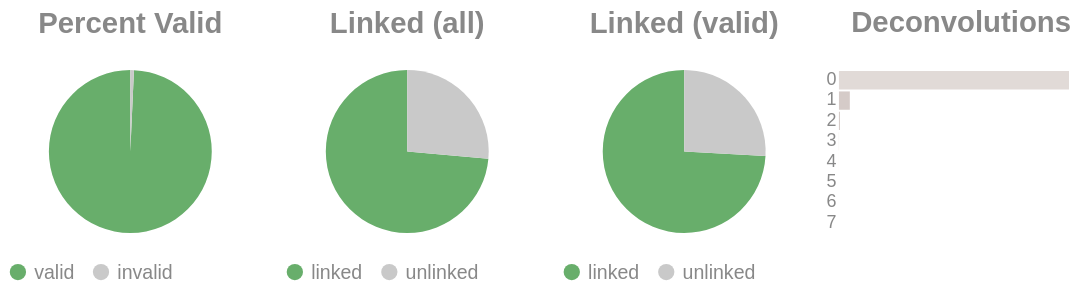

The code cell stored with this chart in its notebook:
### Code cell
if SKIPLR:
    pass
else:
    clash = Counter()
    for i in valids['molecule'].to_list():
        _mol = i.split("-")
        if len(_mol) == 1:
            clash.update('0')
        else:
            clash.update(_mol[-1])

    _d = {"deconvolutions": [], 'count': []}
    for k,v in clash.items():
        _d['deconvolutions'].append(k)
        _d['count'].append(v)

    tot_valid = valids['reads'].sum()
    mask = valids['reads'] >= 2
    n_linked_reads = valids.filter(mask)['reads'].sum()
    if n_linked_reads == 0:
        print_html("No linked molecules (>=2 reads) were detected; skipping linked-only distributions.")
        SKIPLR = True
    else:
        perc_valid = round(tot_valid / n_reads, 4)
        linked_perc_abs = round(n_linked_reads / n_reads, 4)
        linked_perc = round(n_linked_reads / tot_valid, 4)

    _valid = pl.DataFrame({"valids": ['valid', 'invalid'], "count": [tot_valid, n_reads - tot_valid]})
    _linked_abs = pl.DataFrame({"linked (absolute)": ['linked', 'unlinked'], "count": [n_linked_reads, n_reads - n_linked_reads]})
    _linked_rel = pl.DataFrame({"linked (valids)": ['linked', 'unlinked'], "count": [n_linked_reads, tot_valid - n_linked_reads]})

    (
        alt.hconcat(
            piechart(_valid, goodval = 'valid', title = "Percent Valid"),
            piechart(_linked_abs, goodval = "linked", title =  "Linked (all)"),
            piechart(_linked_rel, goodval = "linked", title =  "Linked (valid)"),
            convolutionbar(pl.DataFrame(_d), title = "Deconvolutions"),
            center = True,
            bounds = 'flush'
        )
        .resolve_scale(color='independent')
        .resolve_legend('independent')
        .properties(usermeta={'embedOptions': {"actions": False}})
    ).display()

### Figure 1 — Vega-Lite specification as saved in the notebook (floating-point values rounded to 4 significant figures)
{"width": "container", "height": 400, "config": {"title": {"anchor": "start", "dy": -15, "fontSize": 18, "color": "#888888", "subtitleColor": "#888888", "subtitleFontSize": 14}, "arc": {"fill": "#0072B2"}, "axis": {"domainColor": "#888888", "domainWidth": 0.5, "gridWidth": 0.2, "grid": false, "titleFontWeight": 400, "titleFontSize": 15, "labelFontSize": 11, "labelColor": "#888888", "tickColor": "#888888", "tickWidth": 0.2, "titleColor": "#888888"}, "axisBand": {"grid": false}, "axisX": {"grid": true, "tickSize": 10, "domainCap": "round"}, "axisY": {"domain": false, "grid": true, "tickSize": 0, "domainCap": "round"}, "background": "transparent", "header": {"labelFontSize": 15, "labelColor": "#888888", "titleFontSize": 15, "titleFontWeight": 600, "titleColor": "#888888"}, "legend": {"labelFont": "sans-serif", "labelFontSize": 12, "labelColor": "#888888", "symbolSize": 100, "symbolType": "circle", "titleFontSize": 12, "titlePadding": 10, "titleColor": "#888888", "title": null}, "range": {"category": ["#E69F00", "#56B4E9", "#009E73", "#F0E442", "#0072B2", "#D55E00", "#CC79A7", "#000000"], "diverging": ["#cfe8f3", "#a2d4ec", "#73bfe2", "#46abdb", "#1696d2", "#12719e"]}, "area": {"fill": "#0072B2", "fillOpacity": 0.7, "line": true, "strokeOpacity": 0.7}, "line": {"color": "#0072B2", "stroke": "#0072B2", "strokeWidth": 2}, "trail": {"color": "#0072B2", "stroke": "#0072B2", "strokeWidth": 0, "size": 1}, "point": {"filled": true, "fillOpacity": 1.0, "size": 95}, "text": {"color": "#888888", "fontSize": 11, "align": "right", "fontWeight": 400, "size": 11}, "bar": {"fill": "#0072B2", "stroke": null}, "view": {"stroke": null, "continuousWidth": 660, "continuousHeight": 400}}, "hconcat": [{"data": {"name": "data-2b8be81ed44cd2c2955c80397173d8f0"}, "mark": {"type": "arc"}, "encoding": {"color": {"field": "valids", "legend": {"orient": "bottom", "title": null}, "scale": {"domain": ["valid", "invalid"], "range": ["#68ae6b", "#C9C9C9"]}, "title": "Valids", "type": "nominal"}, "theta": {"field": "count", "type": "quantitative"}, "tooltip": [{"field": "valids", "title": "Valids", "type": "ordinal"}, {"field": "percent", "format": ".2%", "title": "Percent", "type": "quantitative"}, {"field": "count", "title": "Count", "type": "quantitative"}]}, "height": 100, "title": {"text": "Percent Valid", "align": "center", "anchor": "middle"}, "transform": [{"calculate": "datum.count / 15513985", "as": "percent"}], "width": 150}, {"data": {"name": "data-9912f09d04b62abcfa5c5e53a1f4a725"}, "mark": {"type": "arc"}, "encoding": {"color": {"field": "linked (absolute)", "legend": {"orient": "bottom", "title": null}, "scale": {"domain": ["linked", "unlinked"], "range": ["#68ae6b", "#C9C9C9"]}, "title": "Linked (Absolute)", "type": "nominal"}, "theta": {"field": "count", "type": "quantitative"}, "tooltip": [{"field": "linked (absolute)", "title": "Linked (Absolute)", "type": "ordinal"}, {"field": "percent", "format": ".2%", "title": "Percent", "type": "quantitative"}, {"field": "count", "title": "Count", "type": "quantitative"}]}, "height": 100, "title": {"text": "Linked (all)", "align": "center", "anchor": "middle"}, "transform": [{"calculate": "datum.count / 15513985", "as": "percent"}], "width": 150}, {"data": {"name": "data-ffb664a6ff72227be28f88a522408d24"}, "mark": {"type": "arc"}, "encoding": {"color": {"field": "linked (valids)", "legend": {"orient": "bottom", "title": null}, "scale": {"domain": ["linked", "unlinked"], "range": ["#68ae6b", "#C9C9C9"]}, "title": "Linked (Valids)", "type": "nominal"}, "theta": {"field": "count", "type": "quantitative"}, "tooltip": [{"field": "linked (valids)", "title": "Linked (Valids)", "type": "ordinal"}, {"field": "percent", "format": ".2%", "title": "Percent", "type": "quantitative"}, {"field": "count", "title": "Count", "type": "quantitative"}]}, "height": 100, "title": {"text": "Linked (valid)", "align": "center", "anchor": "middle"}, "transform": [{"calculate": "datum.count / 15403348", "as": "percent"}], "width": 150}, {"data": {"name": "data-c0c1326548c325adc6a678c9b60715c9"}, "mark": {"type": "bar"}, "encoding": {"color": {"field": "deconvolutions", "legend": null, "scale": {"scheme": "lightgreyred"}, "type": "nominal"}, "tooltip": [{"field": "deconvolutions", "title": "Deconvolutions", "type": "ordinal"}, {"field": "percent", "format": ".2%", "title": "Percent", "type": "quantitative"}, {"field": "count", "title": "Count", "type": "quantitative"}], "x": {"axis": null, "field": "count", "type": "quantitative"}, "y": {"field": "deconvolutions", "sort": "ascending", "title": null, "type": "nominal"}}, "height": 100, "title": {"text": "Deconvolutions", "align": "center", "anchor": "middle"}, "transform": [{"calculate": "datum.count / 6433754", "as": "percent"}], "width": 150}], "bounds": "flush", "center": true, "resolve": {"legend": {"angle": "independent"}, "scale": {"color": "independent"}}, "usermeta": {"embedOptions": {"actions": false}}, "$schema": "https://vega.github.io/schema/vega-lite/v6.1.0.json", "datasets": {"data-2b8be81ed44cd2c2955c80397173d8f0": [{"valids": "valid", "count": 15403348}, {"valids": "invalid", "count": 110637}], "data-9912f09d04b62abcfa5c5e53a1f4a725": [{"linked (absolute)": "linked", "count": 11416872}, {"linked (absolute)": "unlinked", "count": 4097113}], "data-ffb664a6ff72227be28f88a522408d24": [{"linked (valids)": "linked", "count": 11416872}, {"linked (valids)": "unlinked", "count": 3986476}], "data-c0c1326548c325adc6a678c9b60715c9": [{"deconvolutions": "0", "count": 6119915}, {"deconvolutions": "1", "count": 289431}, {"deconvolutions": "2", "count": 21733}, {"deconvolutions": "3", "count": 2305}, {"deconvolutions": "4", "count": 306}, {"deconvolutions": "5", "count": 57}, {"deconvolutions": "6", "count": 6}, {"deconvolutions": "7", "count": 1}]}}
